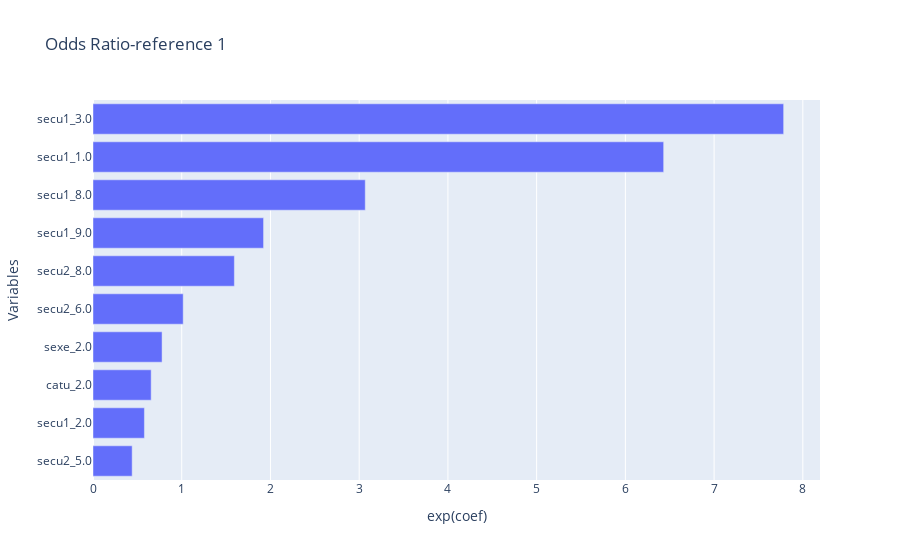

Notebook code cell kept with this figure:
### Markdown cell above
Nous allons visualiser les odds_ratio qui donnent l'importance des variables dans la prédiction sur la base des coéfficients de ces variables dans la fonction de  décision.

L'odds ratio est une mesure statistique qui compare les cotes d'un évènement entre deux groupes différents.

### Code cell
importances = model.coef_[0]
odds_ratios = pd.Series(np.exp(importances), index=data_model1.columns).sort_values() #coefficient des variables dans le modèle
fig1 = px.bar(x=odds_ratios.tail(10),y=odds_ratios.tail(10).index, orientation="h",title="Odds Ratio-reference 1")
fig1.update_layout(xaxis_title="exp(coef)", yaxis_title="Variables")

### Figure 1 — Plotly figure (JSON) as saved in the notebook; plotly's stock layout.template omitted (floating-point values rounded to 4 significant figures)
{"data": [{"alignmentgroup": "True", "hovertemplate": "x=%{x}<br>y=%{y}<extra></extra>", "legendgroup": "", "marker": {"color": "#636efa", "pattern": {"shape": ""}}, "name": "", "offsetgroup": "", "orientation": "h", "showlegend": false, "textposition": "auto", "type": "bar", "x": [0.4415, 0.5795, 0.6556, 0.7786, 1.017, 1.593, 1.922, 3.068, 6.432, 7.784], "xaxis": "x", "y": ["secu2_5.0", "secu1_2.0", "catu_2.0", "sexe_2.0", "secu2_6.0", "secu2_8.0", "secu1_9.0", "secu1_8.0", "secu1_1.0", "secu1_3.0"], "yaxis": "y"}], "layout": {"barmode": "relative", "legend": {"tracegroupgap": 0}, "title": {"text": "Odds Ratio-reference 1"}, "xaxis": {"anchor": "y", "domain": [0, 1], "title": {"text": "exp(coef)"}}, "yaxis": {"anchor": "x", "domain": [0, 1], "title": {"text": "Variables"}}}}
